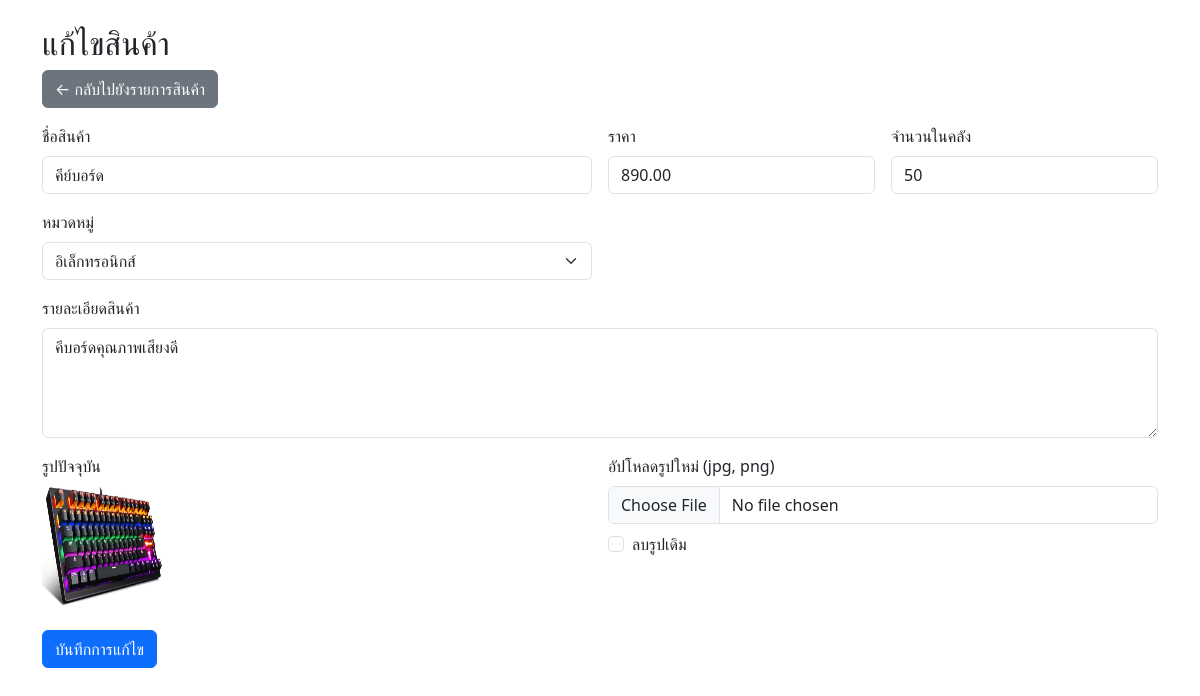
Screenshot of /online_shop/admin/edit_product.php?id=4 (signed in) with the database file from the repository.
### tables this page shows
CREATE TABLE `products` (
  `product_id` int(11) NOT NULL,
  `product_name` varchar(150) NOT NULL,
  `description` text DEFAULT NULL,
  `price` decimal(10,2) NOT NULL,
  `stock` int(11) DEFAULT 0,
  `image` varchar(255) NOT NULL,
  `category_id` int(11) DEFAULT NULL,
  `created_at` timestamp NOT NULL DEFAULT current_timestamp()
);

CREATE TABLE `categories` (
  `category_id` int(11) NOT NULL,
  `category_name` varchar(100) NOT NULL
);

### online_shop/admin/edit_product.php (the view, shortened to what this page needs)
<?php
require '../config.php';
$product_id = $_GET['id'];
$stmt = $conn->prepare("SELECT * FROM products WHERE product_id = ?");
$stmt->execute([$product_id]);
$product = $stmt->fetch(PDO::FETCH_ASSOC);
$categories = $conn->query("SELECT * FROM categories")->fetchAll(PDO::FETCH_ASSOC);
?>
<!DOCTYPE html>
<html lang="th">
<head>
    <link href="https://cdn.jsdelivr.net/npm/bootstrap@5.3.0/dist/css/bootstrap.min.css" rel="stylesheet">
</head>
<body class="container mt-4">
    <h2>แก้ไขสินค้า</h2>
    <a href="products.php" class="btn btn-secondary mb-3">← กลับไปยังรายการสินค้า</a>
    <form method="post" enctype="multipart/form-data" class="row g-3">
        <div class="col-md-6">
            <label class="form-label">ชื่อสินค้า</label>
            <input type="text" name="product_name" class="form-control"
                value="<?= htmlspecialchars($product['product_name']) ?>" required>
        </div>
        <div class="col-md-3">
            <label class="form-label">ราคา</label>
            <input type="number" step="0.01" name="price" class="form-control" value="<?= $product['price'] ?>"
                required>
        </div>
        <div class="col-md-3">
            <label class="form-label">จำนวนในคลัง</label>
            <input type="number" name="stock" class="form-control" value="<?= $product['stock'] ?>" required>
        </div>
        <div class="col-md-6">
            <label class="form-label">หมวดหมู่</label>
            <select name="category_id" class="form-select" required>
                <?php foreach ($categories as $cat): ?>
                    <option value="<?= $cat['category_id'] ?>" <?= ($product['category_id'] == $cat['category_id']) ? 'selected' : '' ?>>
                        <?= htmlspecialchars($cat['category_name']) ?>
                    </option>
                <?php endforeach; ?>
            </select>
        </div>
        <div class="col-12">
            <label class="form-label">รายละเอียดสินค้า</label>
            <textarea name="description" class="form-control" rows="4"><?= htmlspecialchars($product['description'])
                ?></textarea>
        </div>
        <div class="col-md-6">
            <label class="form-label d-block">รูปปัจจุบัน</label>
            <?php if (!empty($product['image'])): ?>
                <img src="../product_images/<?= htmlspecialchars($product['image']) ?>" width="120" height="120"
                    class="rounded mb-2">
            <?php else: ?>
                <span class="text-muted d-block mb-2">ไม่มีรูป</span>
            <?php endif; ?>
        </div>
        <div class="col-md-6">
            <label class="form-label">อัปโหลดรูปใหม่ (jpg, png)</label>
            <input type="file" name="product_image" class="form-control">
            <div class="form-check mt-2">
                <input class="form-check-input" type="checkbox" name="remove_image" id="remove_image" value="1">
                <label class="form-check-label" for="remove_image">ลบรูปเดิม</label>
            </div>
        </div>
        <div class="col-12">
            <button type="submit" class="btn btn-primary">บันทึกการแก้ไข</button>
        </div>
    </form>
</body>
</html>

### rows the page displays
products: product_name "คีย์บอร์ด", price "890.00", stock "50", category_id "อิเล็กทรอนิกส์", description "คีบอร์ดคุณภาพเสียงดี", image (picture)
